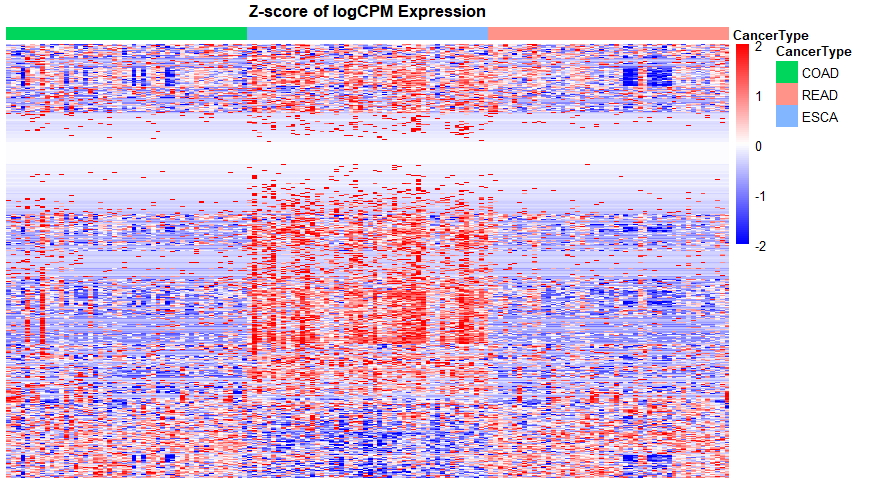

This figure's R source:
# 加载包
library(edgeR)
library(pheatmap)

# 获取文件列表
file_list <- list.files(
  path = "tumor-transcriptome-demo",
  pattern = "\\.txt$",
  recursive = TRUE,
  full.names = TRUE
)

# 通过第一个文件获取基因信息
fc_colnames <- c("Geneid", "Chr", "Start", "End", "Strand", "Length", "Counts")


first_file <- read.delim(
  file_list[1],
  header = FALSE,
  skip = 2,
  col.names = fc_colnames
)
gene_ids <- first_file$Geneid
num_genes <- length(gene_ids)

# 初始化矩阵
count_matrix <- matrix(
  nrow = num_genes, 
  ncol = length(file_list),
  dimnames = list(gene_ids, NULL)
)

# 读取样本
for (i in seq_along(file_list)) {
  data <- read.delim(
    file_list[i],
    header = FALSE,
    skip = 2,
    col.names = fc_colnames
  )
  
 
  count_matrix[, i] <- data$Counts
}

# 设置列名（样本ID）
sample_ids <- sapply(file_list, function(f) {
  parts <- unlist(strsplit(f, .Platform$file.sep))
  cancer_type <- parts[length(parts)-1]
  sample_name <- tools::file_path_sans_ext(parts[length(parts)])
  paste(cancer_type, sample_name, sep = "_")
})
colnames(count_matrix) <- sample_ids

# 计算logCPM
dge <- DGEList(counts = count_matrix)
cpm <- edgeR::cpm(dge,log=F)
logcpm <- log10(cpm+1)

# 计算Z-score
z_scores <- (logcpm - rowMeans(logcpm))/apply(logcpm,1,sd)
z_scores[is.na(z_scores)] <- 0
z_scores[is.infinite(z_scores)] <- 0

# 按照癌症类型排序样本
cancer_types <- factor(sapply(colnames(z_scores), function(x) {
  strsplit(x, "_")[[1]][1]
}))
annotation_col <- data.frame(CancerType = cancer_types)
rownames(annotation_col) <- colnames(z_scores)
cancer_order <- c("COAD", "READ", "ESCA")
annotation_col$CancerType <- factor(annotation_col$CancerType, levels = cancer_order)
type_sorted <- order(annotation_col$CancerType)
z_sorted <- z_scores[, type_sorted]

# 截断
z_clipped <- z_scores
z_clipped[z_clipped > 2] <- 2
z_clipped[z_clipped < -2] <- -2

# 绘图
pheatmap(
  z_clipped,
  annotation_col = annotation_col,
  cluster_cols = FALSE,
  show_rownames = FALSE,
  show_colnames = FALSE,
  treeheight_row = 0,
  clustering_distance_rows = "euclidean",
  clustering_method = "complete",
  main = "Z-score of logCPM Expression",
  color = colorRampPalette(c("blue", "white", "red"))(100)
)
